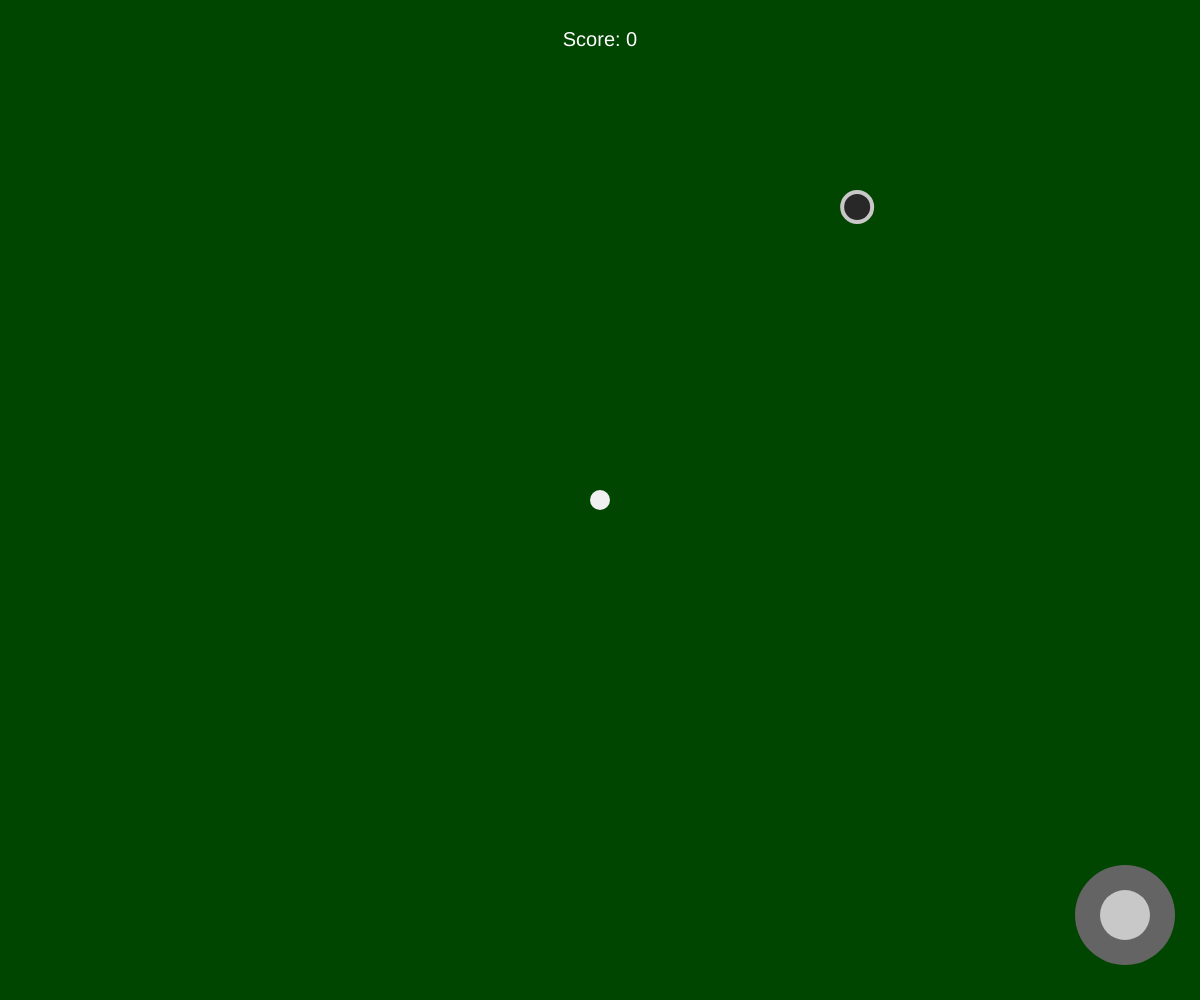
Frame 1 (no input)
Frame 60 (no input): identical to frame 1, image omitted
Frame 120 (the mouse pressed at the canvas centre since frame 60): identical to frame 1, image omitted

The p5.js sketch that drew this single still picture (run headless with seeded random() and noise() and a simulated clock; from frame 60 on, the mouse is pressed at the canvas centre):

// p5.js sketch
// ── sketch.js
class Goal {
  constructor(x, y) {
    this.x = x;
    this.y = y;
    this.r = 15;
    this.goal = false;
    this.score = 0;
  }

  display() {
    fill(40);
    stroke(200);
    strokeWeight(4);
    ellipse(this.x, this.y, this.r * 2, this.r * 2);
    fill(255);
    noStroke();
    textSize(20);
    textAlign(CENTER, CENTER);
    text("Score: " + this.score, width / 2, 2 * 20);
  }

  evolve() {
    if (this.isIn(ball.x, ball.y)) {
      if (!this.goal) {
        this.score++;
      }
      this.goal = true;
      textAlign(CENTER, CENTER);
      textSize(width / 10);
      text("GOAL!", width / 2, height / 2);
      dt = 0.001;
    } else if (this.goal) {
      dt = 0.01;
      this.goal = false;
      this.x = random() * width;
      this.y = random() * height;
    }
  }
  isIn(x, y) {
    let dx = this.x - x;
    let dy = this.y - y;
    return dx ** 2 + dy ** 2 < this.r ** 2;
  }
}

class Force {
  constructor(f, dur) {
    this.f = f;
    this.dur = dur;
  }
  evolve(dt) {
    this.dur = this.dur - dt;
    if (this.dur > 0) {
      ball.addForce(this.f);
    }
  }
}

class Ball {
  constructor() {
    this.r = 0;
    this.x = 0;
    this.y = 0;
    this.vx = 0;
    this.vy = 0;
    this.dragAcc = 0.01;
    this.vLossComplement = 0.99;
    this.force = [];
  }
  evolve(dt) {
    let fx = 0;
    let fy = 0;
    for (let i = 0; i < this.force.length; i++) {
      fx += this.force[i].x;
      fy += this.force[i].y;
    }

    this.vx =
      this.vx - Math.sign(this.vx) * this.vx ** 2 * this.dragAcc * dt + fx * dt;
    this.vx = this.vx * this.vLossComplement;
    this.vy =
      this.vy - Math.sign(this.vy) * this.vy ** 2 * this.dragAcc * dt + fy * dt;
    this.vy = this.vy * this.vLossComplement;

    this.x =
      this.x +
      this.vx * dt +
      0.5 * Math.sign(this.vx) * this.dragAcc * dt ** 2 +
      0.5 * fx * dt ** 2;

    this.y =
      this.y +
      this.vy * dt +
      0.5 * Math.sign(this.vy) * this.dragAcc * dt ** 2 +
      0.5 * fy * dt ** 2;

    if (this.x < 0) {
      this.x = 0;
      this.vx = -this.vx;
    }
    if (this.x > width) {
      this.x = width;
      this.vx = -this.vx;
    }
    if (this.y < 0) {
      this.y = 0;
      this.vy = -this.vy;
    }
    if (this.y > height) {
      this.y = height;
      this.vy = -this.vy;
    }

    this.force = [];
    if (isNaN(this.x)) {
      this.x = width / 2;
    }
    if (isNaN(this.y)) {
      this.y = height / 2;
    }
    if (isNaN(this.vx)) {
      this.vx = 0;
    }
    if (isNaN(this.vy)) {
      this.vy = 0;
    }
  }

  display() {
    fill(240);
    ellipse(this.x, this.y, this.r, this.r);
  }

  addForce(f) {
    this.force.push(f);
  }
}

class Controller {
  constructor() {
    this.x = 0;
    this.y = 0;
    this.r = 0;
    this.cx = 0;
    this.cy = 0;
    this.cr = 0;
    this.active = false;
    this.addingForce = new Force(0, 0);
  }

  display() {
    noStroke();
    fill(100, 100, 100);
    ellipse(this.x, this.y, this.r * 2, this.r * 2);
    fill(200, 200, 200);
    ellipse(this.x + this.cx, this.y + this.cy, this.cr * 2, this.cr * 2);

    if (this.active) {
      let distance = sqrt(width ** 2 + height ** 2);
      dashedLine(
        ball.x,
        ball.y,
        this.cx * 100,
        this.cy * 100,
        distance / 100,
        distance / 100
      );
    }
  }

  isIn(x, y) {
    let dx = this.x - x;
    let dy = this.y - y;
    return dx ** 2 + dy ** 2 < this.r ** 2;
  }

  activate() {
    if (!this.active) {
      this.active = true;
    }
  }

  release() {
    if (this.active) {
      let r = sqrt(this.cx ** 2 + this.cy ** 2);
      if (this.addingForce.dur < 0) {
        this.addingForce.dur = 0;
      }
      this.addingForce.dur += 0.03;
      this.addingForce.f = {
        x: (this.cx / r) * forceScale,
        y: (this.cy / r) * forceScale,
      };

      this.active = false;
      this.cx = 0;
      this.cy = 0;
    }
  }
}

let inputController;
let ball;
let dt = 0.01;
let forceScale = 30000;
let goal;
function setup() {
  createCanvas(windowWidth, windowHeight);
  inputController = new Controller();
  inputController.r = 50;
  inputController.cr = 25;
  inputController.x = width - inputController.r - inputController.cr;
  inputController.y = height * 0.99 - inputController.r - inputController.cr;
  inputController.cx = 0;
  inputController.cy = 0;

  ball = new Ball();
  ball.x = width / 2;
  ball.y = height / 2;
  ball.r = 20;

  goal = new Goal(width * random(), height * random());
  frameRate(60);
}

function draw() {
  background(0, 70, 0);
  inputController.display();
  goal.display();
  ball.display();
  ball.evolve(dt);
  goal.evolve();
  inputController.addingForce.evolve(dt);
}

function mousePressed() {
  if (inputController.isIn(mouseX, mouseY)) {
    inputController.activate();
  }
}
function mouseReleased() {
  inputController.release();
}
function mouseDragged() {
  if (inputController.active) {
    let dx = mouseX - inputController.x;
    let dy = mouseY - inputController.y;
    let theta = atan2(dy, dx);
    let dr = sqrt(dx ** 2 + dy ** 2);
    let r = min(dr, inputController.r);
    inputController.cx = r * cos(theta);
    inputController.cy = r * sin(theta);
    return false;
  }
}

function dashedLine(x0, y0, x1, y1, dashLength, gapLength) {
  stroke(255);
  let x = x0;
  let y = y0;
  let dx = x1 - x0;
  let dy = y1 - y0;
  let dist = sqrt(dx * dx + dy * dy);
  let dashCount = dist / (dashLength + gapLength);
  let dashX = dx / dashCount;
  let dashY = dy / dashCount;
  let gapX = gapLength * (dx / dist);
  let gapY = gapLength * (dy / dist);

  for (let i = 0; i < dashCount; i++) {
    stroke(255, 255, 255, map(i ** 2, 0, dashCount, 255, 0));

    line(x, y, x + dashX, y + dashY);
    x += dashX + gapX;
    y += dashY + gapY;
  }
}
